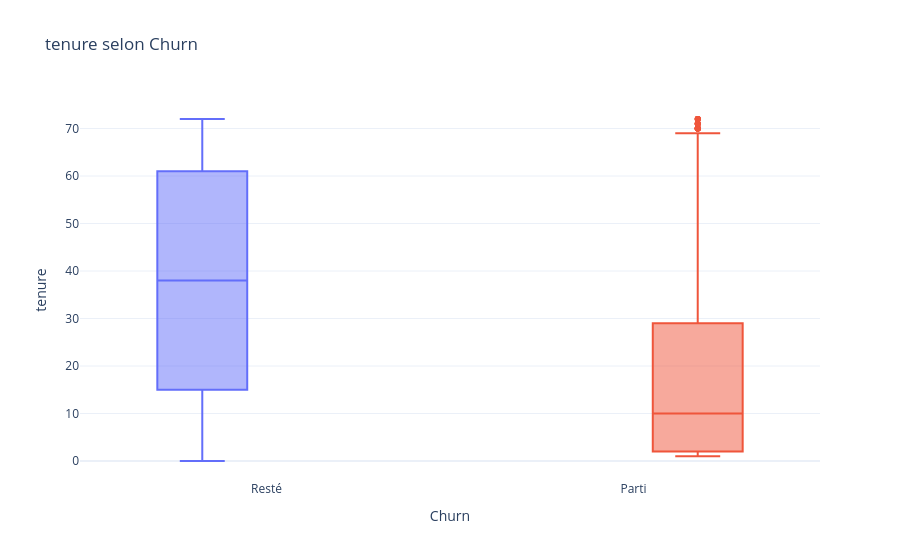

Notebook code cell kept with this figure:
### Code cell
# 4.3 Boxplots par classe de Churn
for col in num_cols:
    fig = px.box(df, x=df["Churn"].map({0: "Resté", 1: "Parti"}), y=col,
                 color=df["Churn"].map({0: "Resté", 1: "Parti"}), template=TEMPLATE,
                 title=f"{col} selon Churn", labels={"x": "Churn"})
    fig.update_layout(showlegend=False)
    fig.show()

### Figure 1 — Plotly figure (JSON) as saved in the notebook; plotly's stock layout.template omitted (floating-point values rounded to 4 significant figures; data arrays with more than 128 entries replaced by an {"elided": "..."} marker saying what was removed)
{"data": [{"alignmentgroup": "True", "hovertemplate": "color=Resté<br>Churn=%{x}<br>tenure=%{y}<extra></extra>", "legendgroup": "Resté", "marker": {"color": "#636efa"}, "name": "Resté", "notched": false, "offsetgroup": "Resté", "orientation": "v", "showlegend": true, "type": "box", "x": {"elided": "5174 str values"}, "x0": " ", "xaxis": "x", "y": {"elided": "5174 int values"}, "y0": " ", "yaxis": "y"}, {"alignmentgroup": "True", "hovertemplate": "color=Parti<br>Churn=%{x}<br>tenure=%{y}<extra></extra>", "legendgroup": "Parti", "marker": {"color": "#EF553B"}, "name": "Parti", "notched": false, "offsetgroup": "Parti", "orientation": "v", "showlegend": true, "type": "box", "x": {"elided": "1869 str values"}, "x0": " ", "xaxis": "x", "y": {"elided": "1869 int values"}, "y0": " ", "yaxis": "y"}], "layout": {"boxmode": "group", "legend": {"title": {"text": "color"}, "tracegroupgap": 0}, "showlegend": false, "title": {"text": "tenure selon Churn"}, "xaxis": {"anchor": "y", "domain": [0, 1], "title": {"text": "Churn"}}, "yaxis": {"anchor": "x", "domain": [0, 1], "title": {"text": "tenure"}}}}
